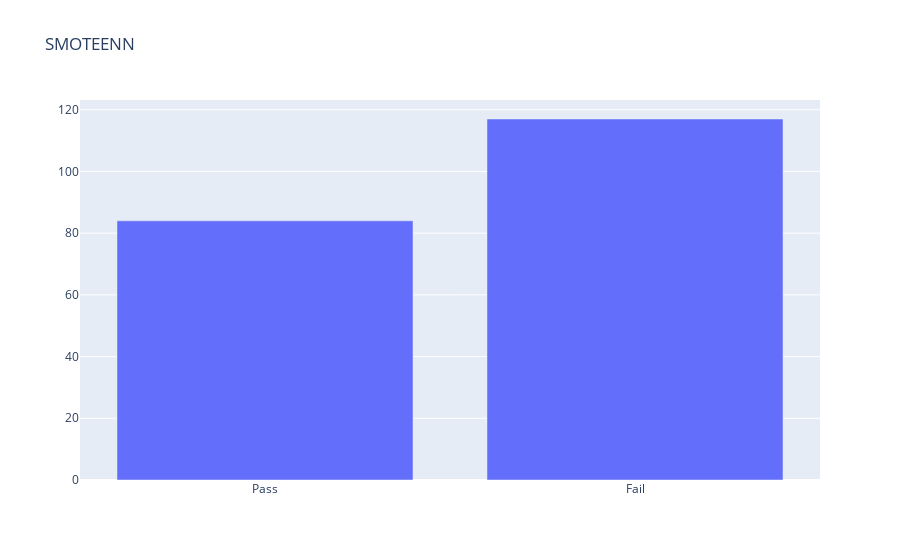

The cell this chart's notebook holds for it:
### Markdown cell above
## 1.3. SMOTEENN

### Code cell
smoteenn = SMOTEENN(sampling_strategy = 'auto', random_state = 12, smote = smote)
X_smoteenn, y_smoteenn = smoteenn.fit_resample(X_train, y_train)
fig = dataset_barplot(y_smoteenn, 'SMOTEENN')
fig.write_html('plots/RF/SMOTEENN_bar.html')
print("The count of pass (SMOTEENN):", sum(y_smoteenn['OverallPoF']==0))
print("The count of fail (SMOTEENN):", sum(y_smoteenn['OverallPoF']==1))

### Figure 1 — Plotly figure (JSON) as saved in the notebook; plotly's stock layout.template omitted (floating-point values rounded to 4 significant figures)
{"data": [{"type": "bar", "x": ["Pass", "Fail"], "y": [84, 117]}], "layout": {"title": {"text": "SMOTEENN"}}}
